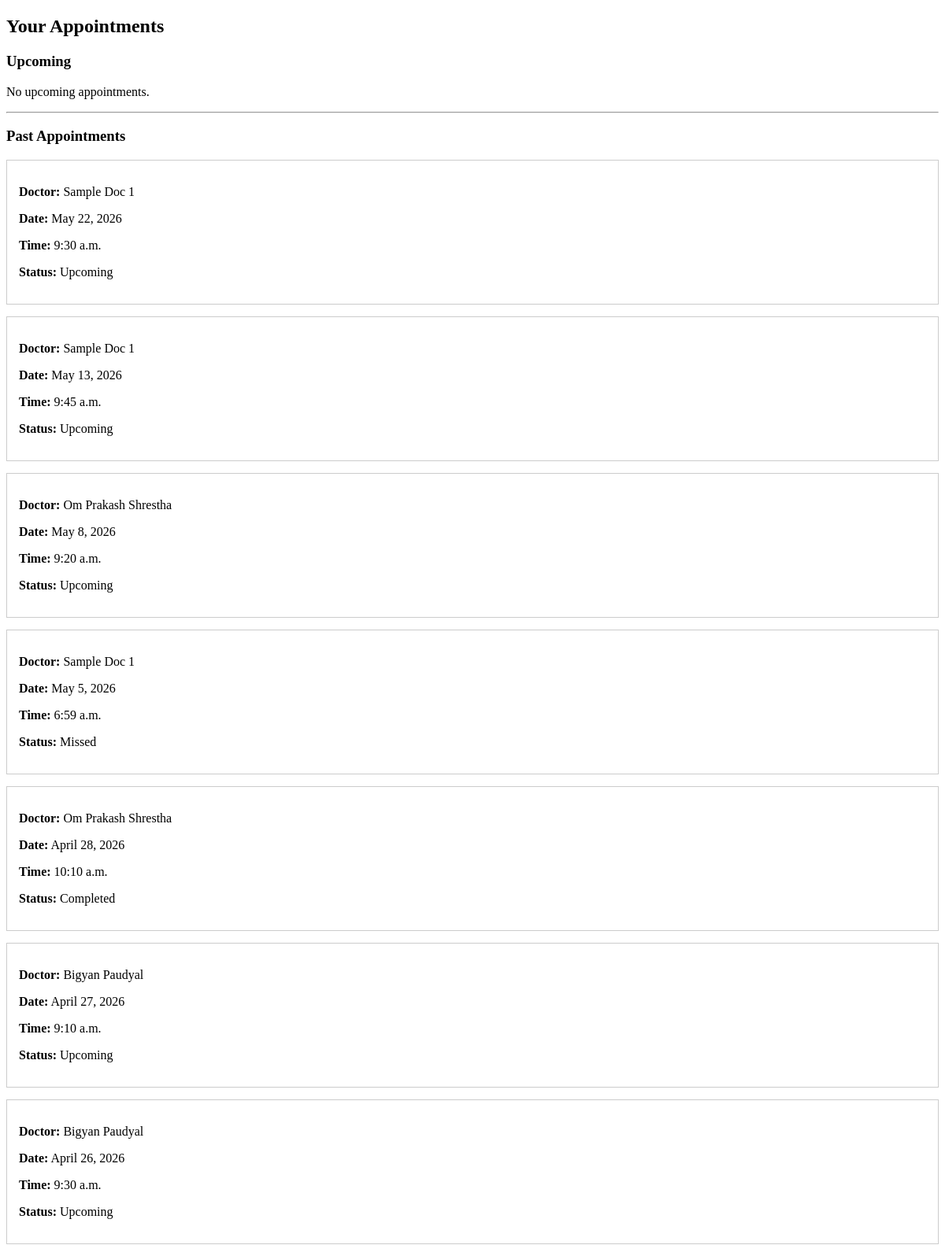
Before: /appointment/upcoming/ (signed in) with the older database file.
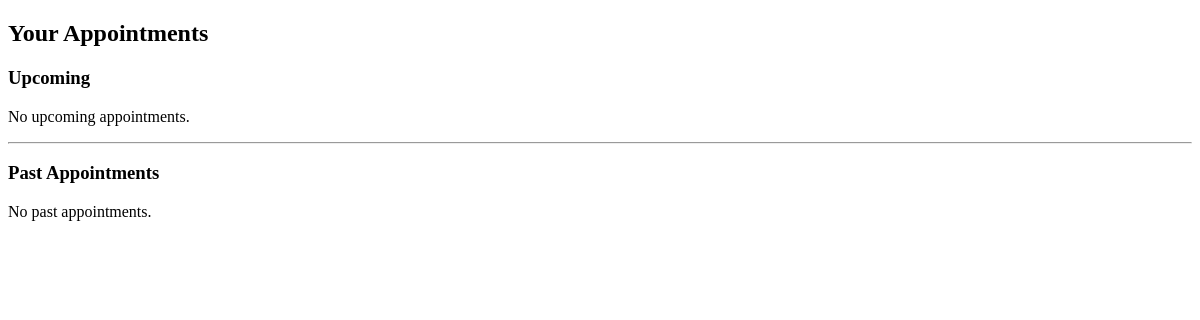
After: the same page with the newer database file.
### appointment/models.py (models this page shows, shortened)
class Appointment(models.Model):
    appointment_id = models.AutoField(primary_key=True)
    appointment_date = models.DateField()
    appointment_time = models.TimeField()
    STATUS_CHOICES = [
        ('upcoming', 'Upcoming'),
        ('missed', 'Missed'),
        ('completed', 'Completed'),
        ('cancelled', 'Cancelled'),
    ]
    APPROVAL_CHOICES = [
        ("approved", "Approved"),
        ("review", "Needs Review"),
        ("rejected", "Rejected"),
    ]
    status = models.CharField(
        max_length=20,
        choices=STATUS_CHOICES,
        default='upcoming'
    )
    approval_status = models.CharField(
        max_length=20,
        choices=APPROVAL_CHOICES,
        default="approved",
    )
    review_reason = models.CharField(
        max_length=255,
        blank=True,
    )
    patient = models.ForeignKey(
        User,
        on_delete=models.CASCADE,
        null=True,
        blank=True
    )
    doctor = models.ForeignKey(
        Doctor,
        on_delete=models.CASCADE
    )
    class Meta:
        unique_together = ('doctor', 'appointment_date', 'appointment_time')

### doctors/models.py (models this page shows, shortened)
class Doctor(models.Model):
    doctor_id = models.AutoField(primary_key=True)
    user = models.OneToOneField(User, on_delete=models.CASCADE, null=True, blank=True)
    name = models.CharField(max_length=100)
    qualification = models.CharField(max_length=100)
    specialization = models.CharField(max_length=100)
    experience_years = models.PositiveIntegerField(default=0)
    hospital = models.ForeignKey('hospitals.Hospital', on_delete=models.CASCADE, null=True, blank=True)
    department = models.ForeignKey('hospitals.Department', on_delete=models.CASCADE, null=True, blank=True)
    email = models.EmailField(unique=True)
    fees = models.DecimalField(max_digits=8, decimal_places=2)
    phone = models.CharField(max_length=13)
    a_status = models.BooleanField(default=True)

### appointment/views.py (the view)
# urls.py: path("upcoming/", views.upcoming_appointments, name="upcoming_appointments"),
@login_required
def upcoming_appointments(request):
    appointments = Appointment.objects.filter(
        patient=request.user
    )
    now = timezone.localtime()
    upcoming = []
    past = []
    for appt in appointments:
        appt_datetime = get_appt_datetime(appt)
        print("NOW:", now)
        print("APPOINTMENT:", appt_datetime)
        print("DATE:", appt.appointment_date)
        print("TIME:", appt.appointment_time)
        print("STATUS:", appt.status)
        print("-------------------------")
        if appt_datetime < now:
            past.append(appt)
        elif appt.status != "cancelled":
            upcoming.append(appt)
    upcoming.sort(
        key=lambda x: get_appt_datetime(x)
    )
    past.sort(
        key=lambda x: get_appt_datetime(x),
        reverse=True
    )
    return render(
        request,
        "appointment/upcoming.html",
        {
            "upcoming": upcoming,
            "past": past,
        }
    )

### appointment/views.py (called while the page is built)
def get_appt_datetime(appt):
    naive_dt = datetime.combine(
        appt.appointment_date,
        appt.appointment_time
    )
    return timezone.make_aware(
        naive_dt,
        timezone.get_current_timezone()
    )

### doctors/context_processors.py (called while the page is built)
def doctor_context(request):
    if request.user.is_authenticated:
        try:
            doctor = Doctor.objects.get(user=request.user)
            return {"doctor": doctor}
        except Doctor.DoesNotExist:
            pass
    return {}

### appointment/templates/appointment/upcoming.html (shortened to what this page needs)
<!DOCTYPE html>
<html>
<head>
</head>
<body>
<h2>Your Appointments</h2>
<h3>Upcoming</h3>
{% for appt in upcoming %}
<div
style="
border:1px solid #ccc;
padding:15px;
margin-bottom:15px;
">
<p>
<b>Doctor:</b>
{{ appt.doctor.name }}
</p>
<p>
<b>Date:</b>
{{ appt.appointment_date }}
</p>
<p>
<b>Time:</b>
{{ appt.appointment_time }}
</p>
<p>
<b>Status:</b>
{{ appt.status|title }}
</p>
{% if appt.transaction %}
<p>
<b>Payment Method:</b>
{{ appt.transaction.get_payment_method_display }}
</p>
<p>
<b>Payment Status:</b>
{{ appt.transaction.get_payment_status_display }}
</p>
{% if appt.transaction.payment_method == "stripe" and appt.transaction.payment_status != "completed" %}
<a
href="{% url 'stripe_payment' appt.appointment_id %}"
style="
display:inline-block;
padding:10px 15px;
background:#635bff;
color:white;
text-decoration:none;
border-radius:5px;
margin-right:10px;
">
Pay Now
</a>
{% endif %}
{% endif %}
{% if appt.status != "cancelled" %}
<a
href="{% url 'cancel_appointment' appt.appointment_id %}"
style="
color:red;
margin-right:10px;
">
Cancel Appointment
</a>
{% endif %}
<a
href="{% url 'doctor_reschedule' appt.appointment_id %}">
Reschedule
</a>
</div>
{% empty %}
<p>
No upcoming appointments.
</p>
{% endfor %}
<hr>
<h3>Past Appointments</h3>
{% for appt in past %}
<div
style="
border:1px solid #ccc;
padding:15px;
margin-bottom:15px;
">
<p>
<b>Doctor:</b>
{{ appt.doctor.name }}
</p>
<p>
<b>Date:</b>
{{ appt.appointment_date }}
</p>
<p>
<b>Time:</b>
{{ appt.appointment_time }}
</p>
<p>
<b>Status:</b>
{{ appt.status|title }}
</p>
</div>
{% empty %}
<p>
No past appointments.
</p>
{% endfor %}
</body>
</html>

Changed rows visible on the page:
removed Appointment: doctor.name "Sample Doc 1", appointment_date "May 22, 2026", appointment_time "9:30 a.m.", status "Upcoming"
removed Appointment: doctor.name "Sample Doc 1", appointment_date "May 13, 2026", appointment_time "9:45 a.m.", status "Upcoming"
removed Appointment: doctor.name "Om Prakash Shrestha", appointment_date "May 8, 2026", appointment_time "9:20 a.m.", status "Upcoming"
removed Appointment: doctor.name "Sample Doc 1", appointment_date "May 5, 2026", appointment_time "6:59 a.m.", status "Missed"
removed Appointment: doctor.name "Om Prakash Shrestha", appointment_date "April 28, 2026", appointment_time "10:10 a.m.", status "Completed"
removed Appointment: doctor.name "Bigyan Paudyal", appointment_date "April 27, 2026", appointment_time "9:10 a.m.", status "Upcoming"
removed Appointment: doctor.name "Bigyan Paudyal", appointment_date "April 26, 2026", appointment_time "9:30 a.m.", status "Upcoming"
Other visible differences:
text now shown: "No past appointments."
